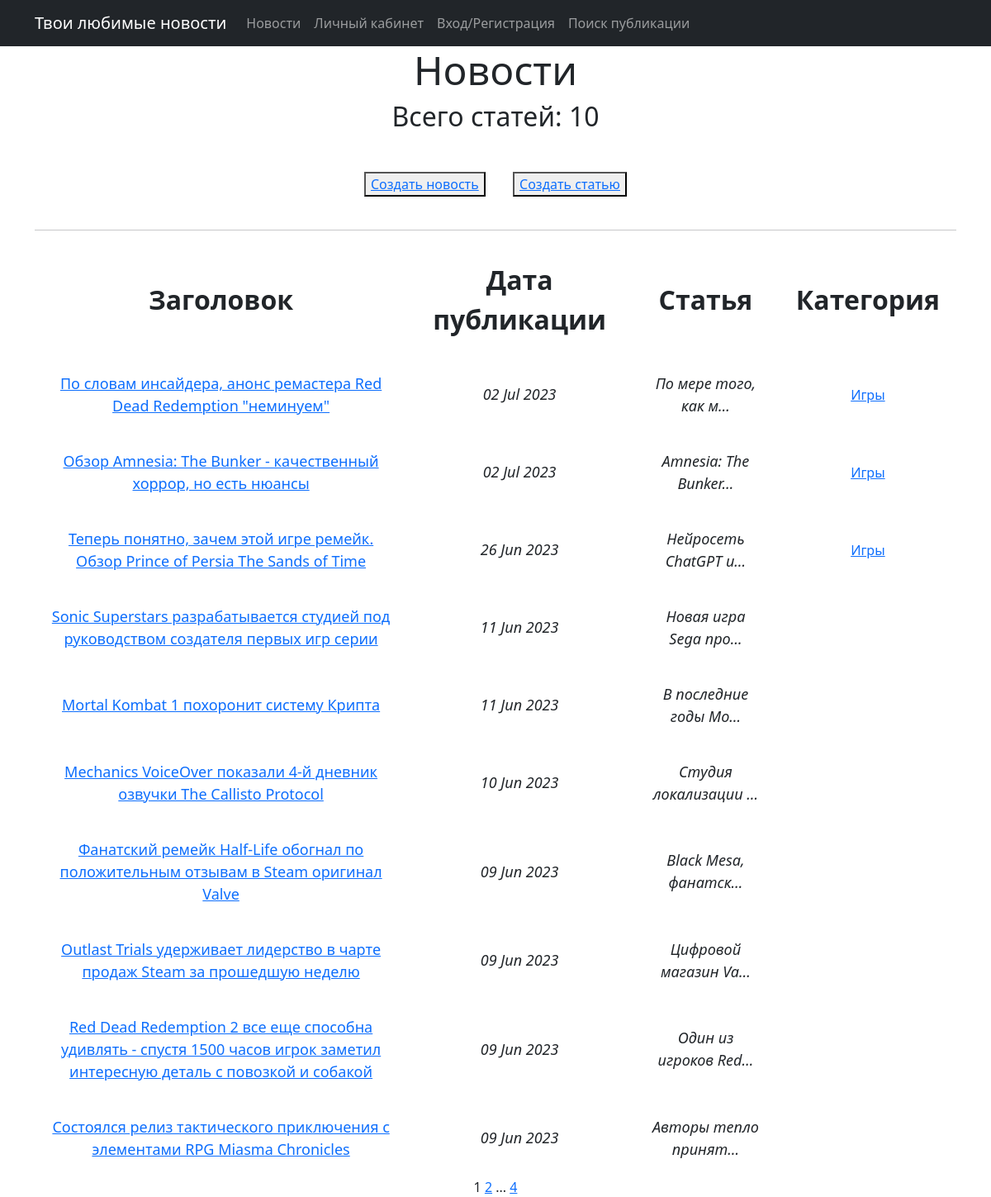
The app's page /, older data.
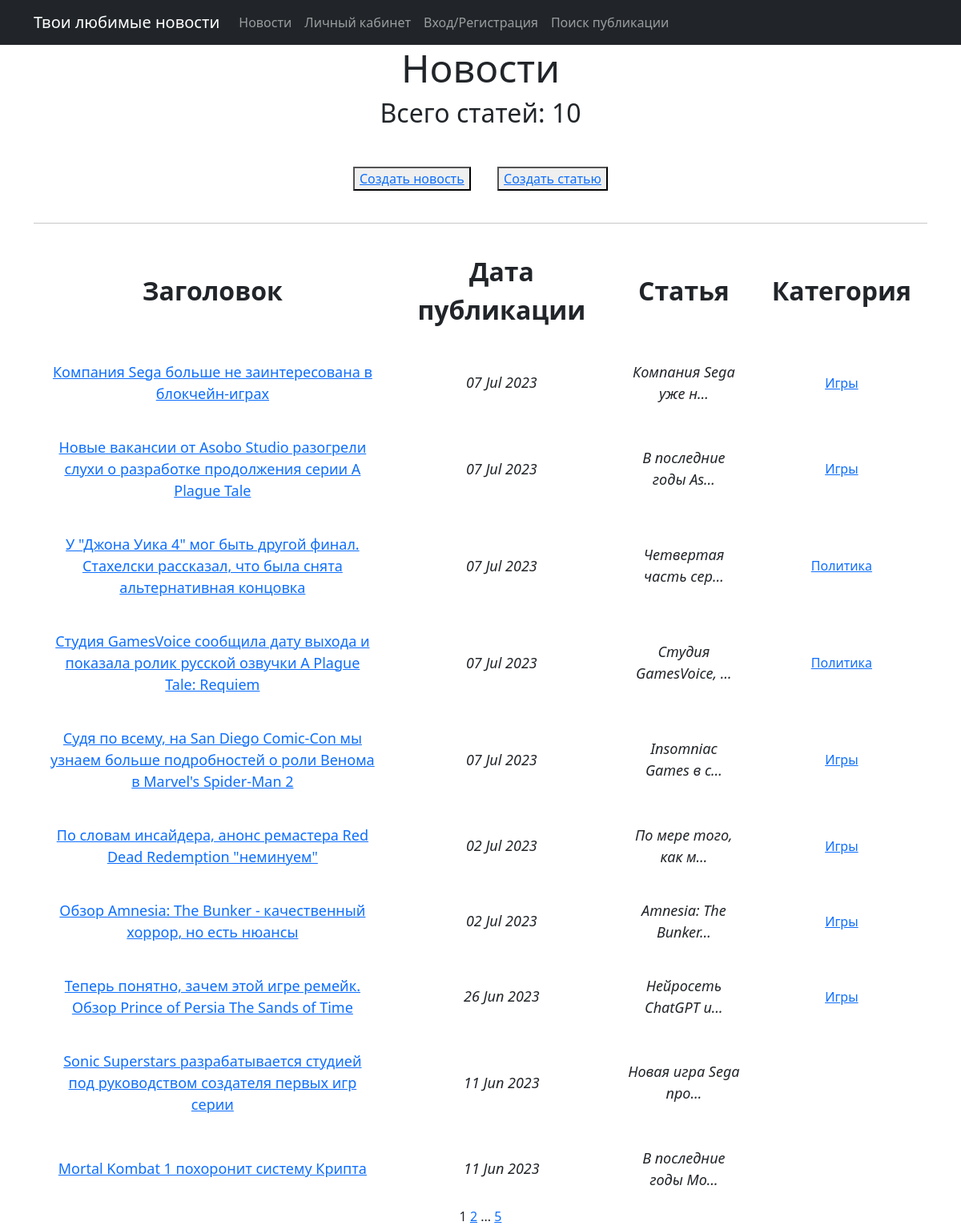
The same page, newer data.
### News/models.py (models this page shows, shortened)
class Post(models.Model):
    objects = None
    author = models.ForeignKey(Author, on_delete=models.CASCADE)
    category = models.CharField(max_length=20, choices=CATEGORY_NEWS, default=ARTICLE)
    datetime = models.DateTimeField(auto_now_add=True)
    dopCategory = models.ManyToManyField(Category, through='PostCategory')
    heading = models.CharField(max_length=128)
    text = models.TextField()
    rating = models.SmallIntegerField(default=0)
    def get_absolute_url(self):
        return reverse('post_detail', args=[str(self.id)])

class Category(models.Model):
    objects = None
    categories = models.CharField(max_length=64, unique=True)
    subscribers = models.ManyToManyField(User, related_name='categories_list')

### News/views.py (the view)
# urls.py: path('', PostList.as_view(), name='post_list'),
class PostList(ListView):
    model = Post
    ordering = '-datetime'
    template_name = 'news.html'
    context_object_name = 'news'
    paginate_by = 10

### News/templatetags/custom_filters.py (called while the page is built)
@register.filter(name='censor')
def censor(value):
    for word in bad_words:
        value = value.replace(word, word[0:1] + '*' * len(word))
    return value

@register.simple_tag(takes_context=True)
def url_replace(context, **kwargs):
    d = context['request'].GET.copy()
    for k, v in kwargs.items():
        d[k] = v
    return d.urlencode()

### templates/news.html (shortened to what this page needs)
{% extends 'flatpages/default.html' %}
{% load custom_filters %}
{% block content %}
    <h1><font size="8"> Новости </font></h1>
    <h3><font size="6"> Всего статей: {{ news|length }} </font></h3>
<p>&nbsp;</p>
<div style="text-align: center;">
    <button> <a href="news/create/"> Создать новость</a> </button>
    <button> <a href="article/create/"> Создать статью</a> </button>
</div>
<p>&nbsp;</p>
    <hr>
    {% if news %}
        <table align="center" cellpadding="20" width="100%">
            <tr>
                <td><strong><font size="6">Заголовок</font></strong></td>
                <td><strong><font size="6">Дата публикации</font></strong></td>
                <td><strong><font size="6">Статья</font></strong></td>
                <td><strong><font size="6">Категория</font></strong></td>
            </tr>
            {% for post in news %}
            <tr>
                <td>
                    <a href="{{ link }}{{ post.get_absolute_url }}">
                        <font size="4">{{ post.heading|censor }}</font>
                    </a>
                </td>
                <td><font size="4"><em>{{ post.datetime|date:'d M Y' }}</em></font></td>
                <td><font size="4"><em>{{ post.text|truncatechars:20|censor }}</em></font></td>
                <td>{% for category in post.dopCategory.all %}
                    <a href="{% url 'category_list' category.id %}">{{ category.categories }}</a>
                {% endfor %}</td>
            </tr>
            {% endfor %}
        </table>
    {% else %}
        <h2> Новых новостей нет. </h2>
    {% endif %}
    {{ page_obj.number }}
    {% if page_obj.has_next %}
        <a href="?{% url_replace page=page_obj.next_page_number %}">{{ page_obj.next_page_number }}</a>
        {% if paginator.num_pages != page_obj.next_page_number %}
            ...
            <a href="?{% url_replace page=page_obj.paginator.num_pages %}">{{ page_obj.paginator.num_pages }}</a>
        {% endif %}
    {% endif %}
{% endblock content %}

Row changes from the older to the newer data that the page shows:
no longer on this page (row unchanged): Post: heading|censor "Mechanics VoiceOver показали 4-й дневник озвучки The Callisto Protocol", datetime "10 Jun 2023", text|censor "Студия локализации …"
no longer on this page (row unchanged): Post: heading|censor "Фанатский ремейк Half-Life обогнал по положительным отзывам в Steam оригинал Valve", datetime "09 Jun 2023", text|censor "Black Mesa, фанатск…"
no longer on this page (row unchanged): Post: heading|censor "Outlast Trials удерживает лидерство в чарте продаж Steam за прошедшую неделю", datetime "09 Jun 2023", text|censor "Цифровой магазин Va…"
no longer on this page (row unchanged): Post: heading|censor "Red Dead Redemption 2 все еще способна удивлять - спустя 1500 часов игрок заметил интересную деталь с повозкой и собакой", datetime "09 Jun 2023", text|censor "Один из игроков Red…"
no longer on this page (row unchanged): Post: heading|censor "Состоялся релиз тактического приключения с элементами RPG Miasma Chronicles", datetime "09 Jun 2023", text|censor "Авторы тепло принят…"
added Post: heading|censor "Компания Sega больше не заинтересована в блокчейн-играх", datetime "07 Jul 2023", text|censor "Компания Sega уже н…", Category (categories "Игры")
added Post: heading|censor "Новые вакансии от Asobo Studio разогрели слухи о разработке продолжения серии A Plague Tale", datetime "07 Jul 2023", text|censor "В последние годы As…", Category (categories "Игры")
added Post: heading|censor "У \"Джона Уика 4\" мог быть другой финал. Стахелски рассказал, что была снята альтернативная концовка", datetime "07 Jul 2023", text|censor "Четвертая часть сер…"
now on this page (row unchanged): Category: categories "Политика"
added Post: heading|censor "Студия GamesVoice сообщила дату выхода и показала ролик русской озвучки A Plague Tale: Requiem", datetime "07 Jul 2023", text|censor "Студия GamesVoice, …"
added Post: heading|censor "Судя по всему, на San Diego Comic-Con мы узнаем больше подробностей о роли Венома в Marvel's Spider-Man 2", datetime "07 Jul 2023", text|censor "Insomniac Games в с…", Category (categories "Игры")
Text that changed along with them:
{{ page_obj.paginator.num_pages }}: "4" → "5"
